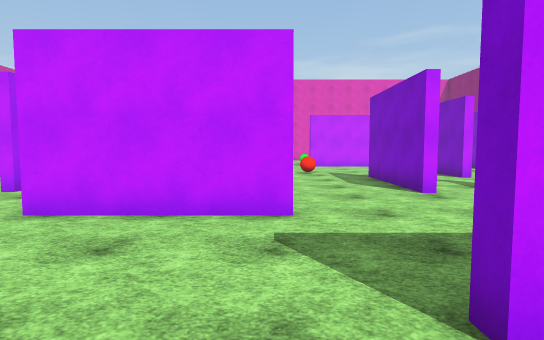
view 1 (above)

17 first-person views from a walk through a 3-D level made in the Unity game engine. The camera is 1.5 m above the floor, tilts 4° down and sees 80° across. The floor is counted in squares, 1.44 m on a side. Each view is taken from the middle of a square. On the plan, view 1 faces up. The plan holds only what a view shows up to about 13 squares ahead; the rest is blank. The place goes on beyond the plan. The player is left out. Surface patterns are stand-ins for the level's own textures.

view 2
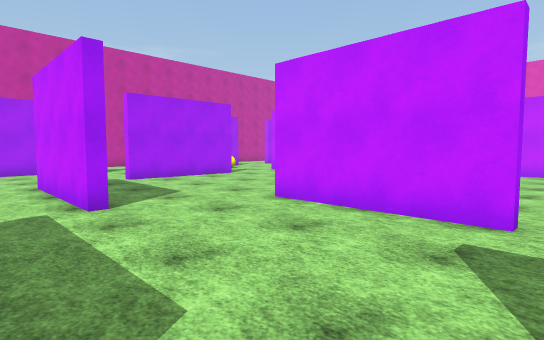

view 3
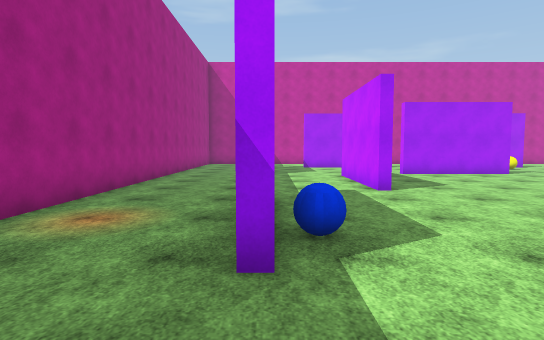

view 4
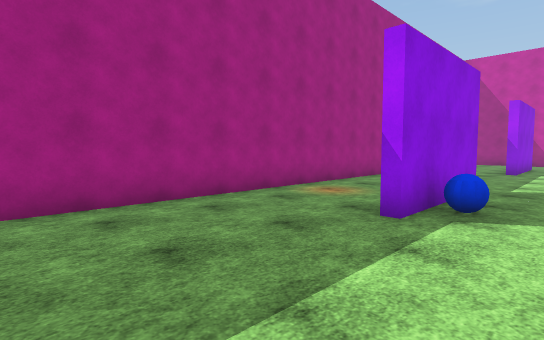

view 5
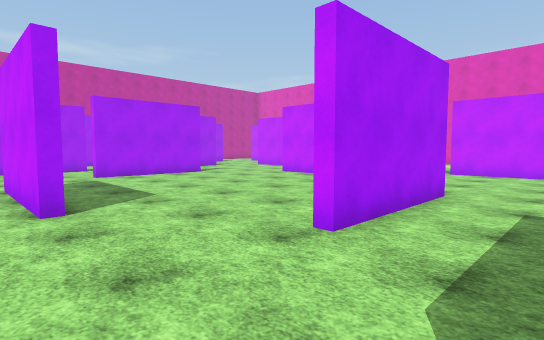

view 6
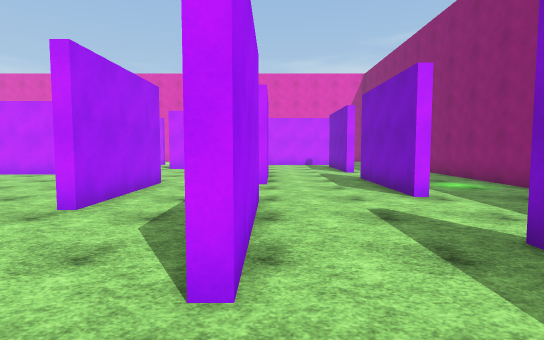

view 7
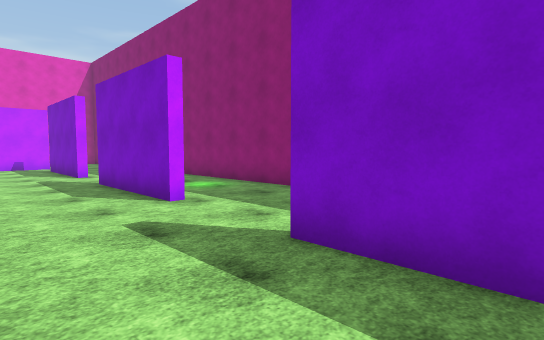

view 8
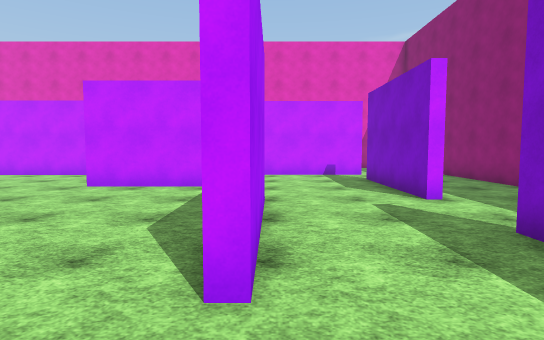

view 9
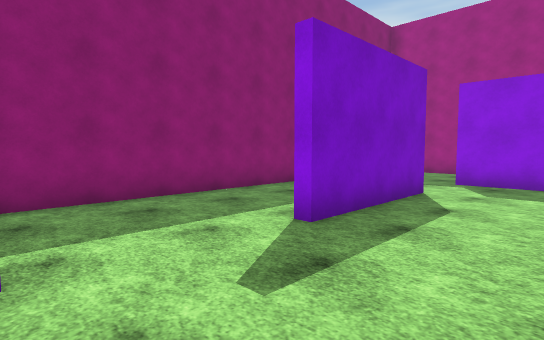

view 10
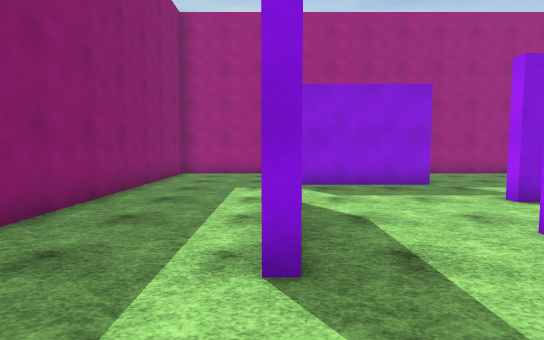

view 11
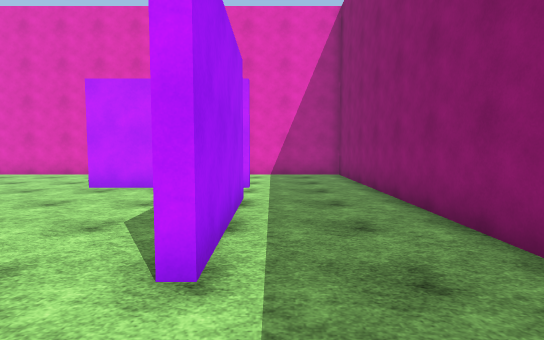

view 12
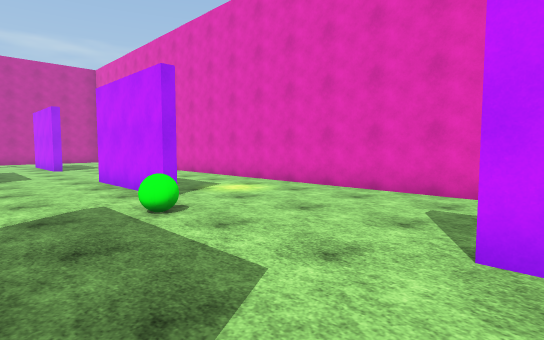

view 13
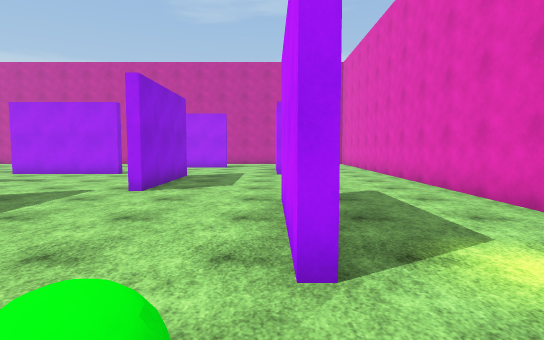

view 14
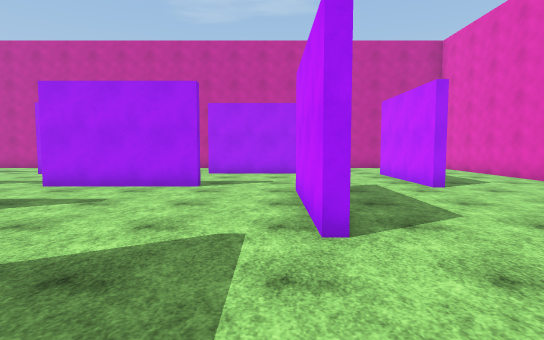

view 15
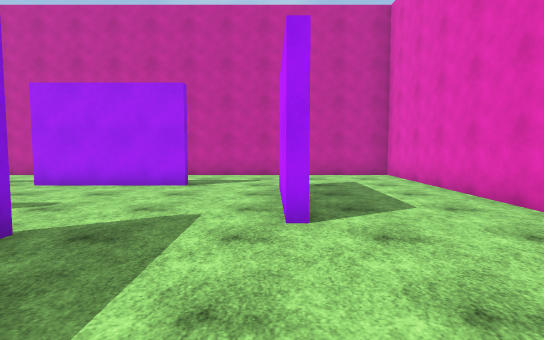

view 16
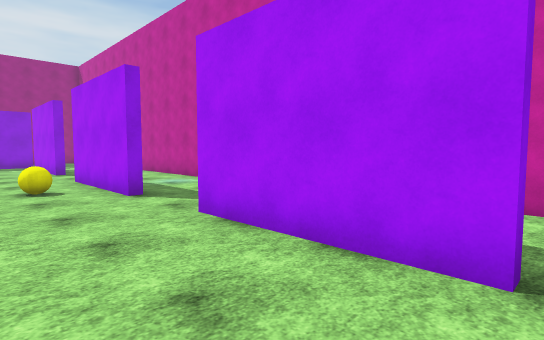

view 17
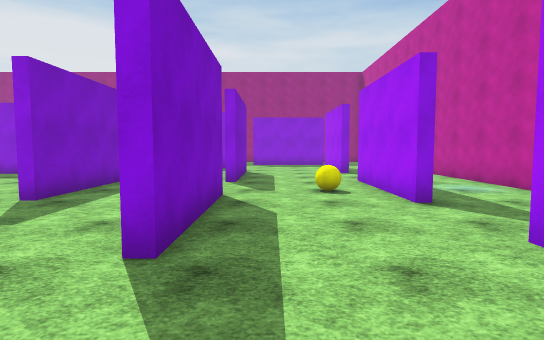

### Floor plan
Points are (right, up) in squares from view 1. A wall is a line through its corners. A room is listed if a view was taken in it or the views show most of it. See-through windows are left out.
Room 1 (views 1, 2)
walls: (1.2, 1.5) (1.2, 2); (0.4, 4.9) (-3.9, 4.9); (-3.9, -1) (0.4, -1) (0.4, -1.4)
ways out: opening at (-4.2, 2) to room 2; opening at (1.7, 0.8) to room 2
objects: blue ball (-1, 0)
Room 2 (views 3, 4, 5, 8, 9, 10, 11, 12, 13, 14, 15, 16, 17)
walls: (-0.2, 14.4) (-3.4, 14.4); (-6, 10.5) (-6, 7.5); (-6.4, 8.1) (-6.4, 11.8); (3.7, 11.5) (3.7, 7.3) (3.4, 7.3) (3.4, 11.5); (-1, 5.2) (-0.2, 5.2); (-9.9, 10.9) (-9.9, 15) (-9.6, 15) (-9.6, 10.9); (-9.6, 8.4) (-9.6, 4.1) (-10, 4.1); (6.6, 11) (6.6, 12.9); (6.7, 12.4) (6.7, 11); (6.7, 8) (6.7, 4); (-4.7, 2) (-4.7, 1.6) (-9, 1.6); (-8.9, 17.9) (-4.7, 17.9) (-4.7, 17.6) (-8.9, 17.6); (5.2, 17.6) (2, 17.6); (-9.9, 5.2) (-9.9, 8.2); (0.6, 21.6) (0.6, 21.3) (-3.6, 21.3); (4.9, 1.9) (5.3, 1.9); (-14.1, 11.9) (-13.8, 11.9) (-13.8, 7.8); (10.4, 8.8) (10, 8.8) (10, 13); (-9.4, 21.6) (-9.4, 21.3) (-13.5, 21.3); (9.8, 4.5) (9.8, 5.5); (-14.2, 4.8) (-13.8, 4.8) (-13.8, 1.2); (-14.2, 18.6) (-13.8, 18.6) (-13.8, 14.4); (10.4, 19.6) (10.4, 15.4) (10, 15.4) (10, 19.6); (-11.4, -1) (-9.9, -1) (-9.9, -1.5); (-17.3, 12) (-17.3, 5.4); (10.5, 21.3) (6.2, 21.3); (5.5, 25.4) (-17.3, 25.4) (-17.3, 17.8); (-10, -4.9) (4.6, -4.9); (10.4, -4.9) (13.6, -4.9) (13.6, 25.4) (10.1, 25.4)
ways out: opening at (-4.2, 2) to room 1; opening at (1.7, 0.8) to room 1; opening at (5.2, 2) to room 3; opening at (8.5, 5) to room 3; opening at (10.5, 0.5) to room 3
objects: yellow ball (-12, 10); red ball (1, 13); green ball (2, 20)
Room 3 (views 6, 7)
walls: (9.8, 1.2) (9.8, 4.5); (5.3, 1.9) (5.3, 1.5); (5.5, -1) (9.8, -1)
ways out: opening at (5.2, 2) to room 2; opening at (8.5, 5) to room 2; opening at (10.5, 0.5) to room 2

Where each view was taken, in squares from view 1:
view 1: 0 up, 0 right, facing up
view 2: 0 up, 1 right, facing up-left
view 3: 1 down, 3 right, facing left
view 4: 1 up, 5 right, facing down-left
view 5: 4 up, 6 right, facing up-left
view 6: 2 up, 7 right, facing up
view 7: 3 up, 7 right, facing up-right
view 8: 9 up, 7 right, facing up
view 9: 9 up, 7 right, facing down-right
view 10: 8 up, 10 right, facing down
view 11: 13 up, 11 right, facing up
view 12: 18 up, 7 right, facing up-left
view 13: 21 up, 3 right, facing left
view 14: 17 up, 1 left, facing left
view 15: 21 up, 5 left, facing left
view 16: 19 up, 11 left, facing down-left
view 17: 18 up, 11 left, facing down
